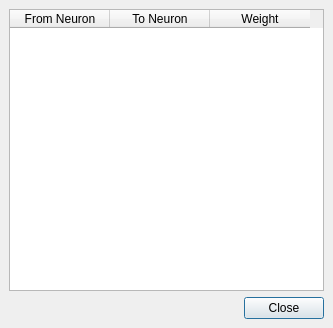
<ui version="4.0" >
 <class>Weights</class>
 <widget class="QDialog" name="Weights" >
  <property name="geometry" >
   <rect>
    <x>0</x>
    <y>0</y>
    <width>333</width>
    <height>328</height>
   </rect>
  </property>
  <property name="windowTitle" >
   <string>Weights in network</string>
  </property>
  <layout class="QGridLayout" >
   <property name="margin" >
    <number>9</number>
   </property>
   <property name="spacing" >
    <number>6</number>
   </property>
   <item row="1" column="0" >
    <spacer>
     <property name="orientation" >
      <enum>Qt::Horizontal</enum>
     </property>
     <property name="sizeHint" >
      <size>
       <width>211</width>
       <height>20</height>
      </size>
     </property>
    </spacer>
   </item>
   <item row="1" column="1" >
    <widget class="QPushButton" name="closeButton" >
     <property name="windowModality" >
      <enum>Qt::WindowModal</enum>
     </property>
     <property name="text" >
      <string>Close</string>
     </property>
    </widget>
   </item>
   <item row="0" column="0" colspan="2" >
    <widget class="QTableWidget" name="table" >
     <property name="contextMenuPolicy" >
      <enum>Qt::ActionsContextMenu</enum>
     </property>
     <property name="selectionBehavior" >
      <enum>QAbstractItemView::SelectRows</enum>
     </property>
     <column>
      <property name="text" >
       <string>From Neuron</string>
      </property>
     </column>
     <column>
      <property name="text" >
       <string>To Neuron</string>
      </property>
     </column>
     <column>
      <property name="text" >
       <string>Weight</string>
      </property>
     </column>
    </widget>
   </item>
  </layout>
 </widget>
 <resources/>
 <connections>
  <connection>
   <sender>closeButton</sender>
   <signal>clicked(bool)</signal>
   <receiver>Weights</receiver>
   <slot>close()</slot>
   <hints>
    <hint type="sourcelabel" >
     <x>286</x>
     <y>306</y>
    </hint>
    <hint type="destinationlabel" >
     <x>166</x>
     <y>163</y>
    </hint>
   </hints>
  </connection>
 </connections>
</ui>
